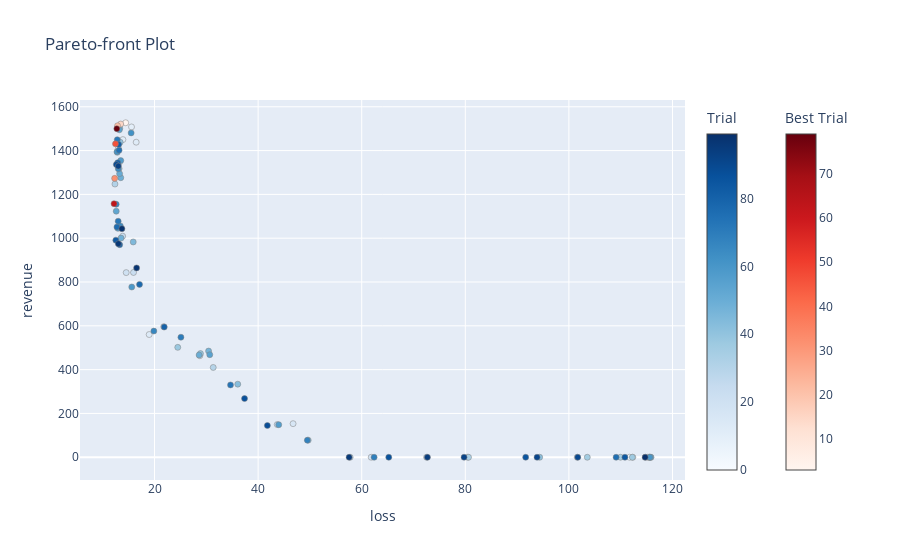

This figure's notebook cell:
### Markdown cell above
## Plot functions
Visualize the optimization history. See :func:`~optuna.visualization.plot_optimization_history` for the details.

### Code cell
optuna.visualization.plot_pareto_front(study, target_names=["loss", "revenue"])

### Figure 1 — Plotly figure (JSON) as saved in the notebook; plotly's stock layout.template omitted (floating-point values rounded to 4 significant figures)
{"data": [{"hovertemplate": "%{text}<extra>Trial</extra>", "marker": {"color": [0, 1, 2, 4, 5, 6, 7, 8, 9, 10, 11, 12, 13, 14, 16, 17, 18, 19, 20, 22, 23, 24, 25, 26, 27, 28, 29, 30, 31, 33, 34, 35, 36, 37, 38, 39, 40, 41, 42, 43, 44, 45, 47, 48, 49, 50, 51, 52, 53, 54, 55, 56, 57, 58, 59, 60, 61, 62, 64, 65, 66, 67, 68, 69, 70, 71, 72, 73, 74, 75, 76, 77, 78, 80, 81, 82, 83, 84, 85, 86, 87, 88, 89, 90, 91, 92, 93, 94, 95, 96, 97, 98, 99], "colorbar": {"title": {"text": "Trial"}}, "colorscale": [[0, "rgb(247,251,255)"], [0.125, "rgb(222,235,247)"], [0.25, "rgb(198,219,239)"], [0.375, "rgb(158,202,225)"], [0.5, "rgb(107,174,214)"], [0.625, "rgb(66,146,198)"], [0.75, "rgb(33,113,181)"], [0.875, "rgb(8,81,156)"], [1, "rgb(8,48,107)"]], "line": {"color": "Grey", "width": 0.5}}, "mode": "markers", "showlegend": false, "text": ["{<br>  \"number\": 0,<br>  \"values\": [<br>    80.47061575506926,<br>    0.0<br>  ],<br>  \"params\": {<br>    \"n_estimators\": 44,<br>    \"max_depth\": 12,<br>    \"learning_rate\": 0.008471801418819975<br>  }<br>}", "{<br>  \"number\": 1,<br>  \"values\": [<br>    115.64696277896796,<br>    0.0<br>  ],<br>  \"params\": {<br>    \"n_estimators\": 64,<br>    \"max_depth\": 4,<br>    \"learning_rate\": 4.207053950287933e-05<br>  }<br>}", "{<br>  \"number\": 2,<br>  \"values\": [<br>    111.70617708972051,<br>    0.0<br>  ],<br>  \"params\": {<br>    \"n_estimators\": 15,<br>    \"max_depth\": 11,<br>    \"learning_rate\": 0.002537815508265664<br>  }<br>}", "{<br>  \"number\": 4,<br>  \"values\": [<br>    115.44046084454098,<br>    0.0<br>  ],<br>  \"params\": {<br>    \"n_estimators\": 85,<br>    \"max_depth\": 5,<br>    \"learning_rate\": 5.3370327626039544e-05<br>  }<br>}", "{<br>  \"number\": 5,<br>  \"values\": [<br>    112.34108776400556,<br>    0.0<br>  ],<br>  \"params\": {<br>    \"n_estimators\": 26,<br>    \"max_depth\": 6,<br>    \"learning_rate\": 0.0012561043700013551<br>  }<br>}", "{<br>  \"number\": 6,<br>  \"values\": [<br>    101.60236217726437,<br>    0.0<br>  ],<br>  \"params\": {<br>    \"n_estimators\": 49,<br>    \"max_depth\": 5,<br>    \"learning_rate\": 0.0028016351587162596<br>  }<br>}", "{<br>  \"number\": 7,<br>  \"values\": [<br>    115.23033454780906,<br>    0.0<br>  ],<br>  \"params\": {<br>    \"n_estimators\": 22,<br>    \"max_depth\": 5,<br>    \"learning_rate\": 0.0002920433847181409<br>  }<br>}", "{<br>  \"number\": 8,<br>  \"values\": [<br>    115.58369262140745,<br>    0.0<br>  ],<br>  \"params\": {<br>    \"n_estimators\": 51,<br>    \"max_depth\": 10,<br>    \"learning_rate\": 6.290644294586152e-05<br>  }<br>}", "{<br>  \"number\": 9,<br>  \"values\": [<br>    115.84951445733383,<br>    0.0<br>  ],<br>  \"params\": {<br>    \"n_estimators\": 56,<br>    \"max_depth\": 8,<br>    \"learning_rate\": 1.5339162591163613e-05<br>  }<br>}", "{<br>  \"number\": 10,<br>  \"values\": [<br>    15.557313392742333,<br>    1507.84<br>  ],<br>  \"params\": {<br>    \"n_estimators\": 98,<br>    \"max_depth\": 3,<br>    \"learning_rate\": 0.0755350364558321<br>  }<br>}", "{<br>  \"number\": 11,<br>  \"values\": [<br>    13.9,<br>    1450.11<br>  ],<br>  \"params\": {<br>    \"n_estimators\": 94,<br>    \"max_depth\": 3,<br>    \"learning_rate\": 0.05463069525841641<br>  }<br>}", "{<br>  \"number\": 12,<br>  \"values\": [<br>    16.461470165206997,<br>    1438.28<br>  ],<br>  \"params\": {<br>    \"n_estimators\": 76,<br>    \"max_depth\": 3,<br>    \"learning_rate\": 0.08534050680765477<br>  }<br>}", "{<br>  \"number\": 13,<br>  \"values\": [<br>    18.96997627831938,<br>    560.2<br>  ],<br>  \"params\": {<br>    \"n_estimators\": 100,<br>    \"max_depth\": 7,<br>    \"learning_rate\": 0.020029292305421484<br>  }<br>}", "{<br>  \"number\": 14,<br>  \"values\": [<br>    21.77245966812202,<br>    596.08<br>  ],<br>  \"params\": {<br>    \"n_estimators\": 80,<br>    \"max_depth\": 3,<br>    \"learning_rate\": 0.022803610684976973<br>  }<br>}", "{<br>  \"number\": 16,<br>  \"values\": [<br>    46.75221919866478,<br>    153.29<br>  ],<br>  \"params\": {<br>    \"n_estimators\": 64,<br>    \"max_depth\": 9,<br>    \"learning_rate\": 0.014651339401605784<br>  }<br>}", "{<br>  \"number\": 17,<br>  \"values\": [<br>    28.750478256891657,<br>    463.29<br>  ],<br>  \"params\": {<br>    \"n_estimators\": 38,<br>    \"max_depth\": 9,<br>    \"learning_rate\": 0.03827324463202244<br>  }<br>}", "{<br>  \"number\": 18,<br>  \"values\": [<br>    13.014991356124675,<br>    1410.28<br>  ],<br>  \"params\": {<br>    \"n_estimators\": 67,<br>    \"max_depth\": 8,<br>    \"learning_rate\": 0.09620219841580835<br>  }<br>}", "{<br>  \"number\": 19,<br>  \"values\": [<br>    61.83178794115532,<br>    0.0<br>  ],<br>  \"params\": {<br>    \"n_estimators\": 68,<br>    \"max_depth\": 8,<br>    \"learning_rate\": 0.009481986025878008<br>  }<br>}", "{<br>  \"number\": 20,<br>  \"values\": [<br>    14.535473848485298,<br>    842.85<br>  ],<br>  \"params\": {<br>    \"n_estimators\": 88,<br>    \"max_depth\": 10,<br>    \"learning_rate\": 0.030444080369839806<br>  }<br>}", "{<br>  \"number\": 22,<br>  \"values\": [<br>    13.155227098001767,<br>    1342.44<br>  ],<br>  \"params\": {<br>    \"n_estimators\": 76,<br>    \"max_depth\": 7,<br>    \"learning_rate\": 0.0965110419272929<br>  }<br>}", "{<br>  \"number\": 23,<br>  \"values\": [<br>    15.946472964263915,<br>    843.52<br>  ],<br>  \"params\": {<br>    \"n_estimators\": 60,<br>    \"max_depth\": 12,<br>    \"learning_rate\": 0.03900939428596652<br>  }<br>}", "{<br>  \"number\": 24,<br>  \"values\": [<br>    72.52503016200683,<br>    0.0<br>  ],<br>  \"params\": {<br>    \"n_estimators\": 73,<br>    \"max_depth\": 6,<br>    \"learning_rate\": 0.006602498791787777<br>  }<br>}", "{<br>  \"number\": 25,<br>  \"values\": [<br>    13.84882666510055,<br>    1009.25<br>  ],<br>  \"params\": {<br>    \"n_estimators\": 85,<br>    \"max_depth\": 10,<br>    \"learning_rate\": 0.03522581540171949<br>  }<br>}", "{<br>  \"number\": 26,<br>  \"values\": [<br>    43.6950798145512,<br>    149.21<br>  ],<br>  \"params\": {<br>    \"n_estimators\": 71,<br>    \"max_depth\": 6,<br>    \"learning_rate\": 0.014142137107682393<br>  }<br>}", "{<br>  \"number\": 27,<br>  \"values\": [<br>    13.163586137523467,<br>    1317.33<br>  ],<br>  \"params\": {<br>    \"n_estimators\": 91,<br>    \"max_depth\": 9,<br>    \"learning_rate\": 0.05081127676968495<br>  }<br>}", "{<br>  \"number\": 28,<br>  \"values\": [<br>    114.77164283916127,<br>    0.0<br>  ],<br>  \"params\": {<br>    \"n_estimators\": 39,<br>    \"max_depth\": 4,<br>    \"learning_rate\": 0.00027165312405418837<br>  }<br>}", "{<br>  \"number\": 29,<br>  \"values\": [<br>    57.770494199028626,<br>    0.0<br>  ],<br>  \"params\": {<br>    \"n_estimators\": 82,<br>    \"max_depth\": 11,<br>    \"learning_rate\": 0.008718787272540666<br>  }<br>}", "{<br>  \"number\": 30,<br>  \"values\": [<br>    31.336400559094212,<br>    409.9<br>  ],<br>  \"params\": {<br>    \"n_estimators\": 58,<br>    \"max_depth\": 12,<br>    \"learning_rate\": 0.023498525410142086<br>  }<br>}", "{<br>  \"number\": 31,<br>  \"values\": [<br>    12.363656417096037,<br>    1247.19<br>  ],<br>  \"params\": {<br>    \"n_estimators\": 94,<br>    \"max_depth\": 4,<br>    \"learning_rate\": 0.053366323016524844<br>  }<br>}", "{<br>  \"number\": 33,<br>  \"values\": [<br>    80.62387983717976,<br>    0.0<br>  ],<br>  \"params\": {<br>    \"n_estimators\": 77,<br>    \"max_depth\": 7,<br>    \"learning_rate\": 0.004841142533753913<br>  }<br>}", "{<br>  \"number\": 34,<br>  \"values\": [<br>    49.67333288596609,<br>    78.04<br>  ],<br>  \"params\": {<br>    \"n_estimators\": 63,<br>    \"max_depth\": 5,<br>    \"learning_rate\": 0.013920213020850402<br>  }<br>}", "{<br>  \"number\": 35,<br>  \"values\": [<br>    109.9621753149691,<br>    0.0<br>  ],<br>  \"params\": {<br>    \"n_estimators\": 13,<br>    \"max_depth\": 6,<br>    \"learning_rate\": 0.004208965226152581<br>  }<br>}", "{<br>  \"number\": 36,<br>  \"values\": [<br>    103.54931192431941,<br>    0.0<br>  ],<br>  \"params\": {<br>    \"n_estimators\": 71,<br>    \"max_depth\": 4,<br>    \"learning_rate\": 0.0016561931143561387<br>  }<br>}", "{<br>  \"number\": 37,<br>  \"values\": [<br>    112.24842983311615,<br>    0.0<br>  ],<br>  \"params\": {<br>    \"n_estimators\": 46,<br>    \"max_depth\": 11,<br>    \"learning_rate\": 0.0007209840121543492<br>  }<br>}", "{<br>  \"number\": 38,<br>  \"values\": [<br>    24.48918128480411,<br>    501.71<br>  ],<br>  \"params\": {<br>    \"n_estimators\": 29,<br>    \"max_depth\": 5,<br>    \"learning_rate\": 0.0566507862302457<br>  }<br>}", "{<br>  \"number\": 39,<br>  \"values\": [<br>    28.868148537791612,<br>    473.41<br>  ],<br>  \"params\": {<br>    \"n_estimators\": 52,<br>    \"max_depth\": 7,<br>    \"learning_rate\": 0.0277913414749386<br>  }<br>}", "{<br>  \"number\": 40,<br>  \"values\": [<br>    13.369367973094315,<br>    1438.37<br>  ],<br>  \"params\": {<br>    \"n_estimators\": 82,<br>    \"max_depth\": 6,<br>    \"learning_rate\": 0.09658318826868315<br>  }<br>}", "{<br>  \"number\": 41,<br>  \"values\": [<br>    13.293983601614679,<br>    1502.09<br>  ],<br>  \"params\": {<br>    \"n_estimators\": 81,<br>    \"max_depth\": 6,<br>    \"learning_rate\": 0.09446493189215978<br>  }<br>}", "{<br>  \"number\": 42,<br>  \"values\": [<br>    94.3541202068039,<br>    0.0<br>  ],<br>  \"params\": {<br>    \"n_estimators\": 86,<br>    \"max_depth\": 8,<br>    \"learning_rate\": 0.0024435475662171404<br>  }<br>}", "{<br>  \"number\": 43,<br>  \"values\": [<br>    36.06965483616388,<br>    333.64<br>  ],<br>  \"params\": {<br>    \"n_estimators\": 20,<br>    \"max_depth\": 5,<br>    \"learning_rate\": 0.05969664880556306<br>  }<br>}", "{<br>  \"number\": 44,<br>  \"values\": [<br>    12.811323116680805,<br>    1392.0<br>  ],<br>  \"params\": {<br>    \"n_estimators\": 68,<br>    \"max_depth\": 6,<br>    \"learning_rate\": 0.06312735607957173<br>  }<br>}", "{<br>  \"number\": 45,<br>  \"values\": [<br>    15.891192529196793,<br>    982.81<br>  ],<br>  \"params\": {<br>    \"n_estimators\": 66,<br>    \"max_depth\": 4,<br>    \"learning_rate\": 0.03705410693428775<br>  }<br>}", "{<br>  \"number\": 47,<br>  \"values\": [<br>    30.438298244152875,<br>    484.75<br>  ],<br>  \"params\": {<br>    \"n_estimators\": 74,<br>    \"max_depth\": 7,<br>    \"learning_rate\": 0.01889302787525176<br>  }<br>}", "{<br>  \"number\": 48,<br>  \"values\": [<br>    13.534770038681854,<br>    1000.43<br>  ],<br>  \"params\": {<br>    \"n_estimators\": 61,<br>    \"max_depth\": 9,<br>    \"learning_rate\": 0.04943972687608403<br>  }<br>}", "{<br>  \"number\": 49,<br>  \"values\": [<br>    13.485918581987658,<br>    1276.06<br>  ],<br>  \"params\": {<br>    \"n_estimators\": 79,<br>    \"max_depth\": 8,<br>    \"learning_rate\": 0.07137905561398326<br>  }<br>}", "{<br>  \"number\": 50,<br>  \"values\": [<br>    28.609613768801562,<br>    466.77<br>  ],<br>  \"params\": {<br>    \"n_estimators\": 56,<br>    \"max_depth\": 7,<br>    \"learning_rate\": 0.02614735213869446<br>  }<br>}", "{<br>  \"number\": 51,<br>  \"values\": [<br>    13.25971342073425,<br>    1294.7<br>  ],<br>  \"params\": {<br>    \"n_estimators\": 89,<br>    \"max_depth\": 8,<br>    \"learning_rate\": 0.0790396071027275<br>  }<br>}", "{<br>  \"number\": 52,<br>  \"values\": [<br>    115.80742635945245,<br>    0.0<br>  ],<br>  \"params\": {<br>    \"n_estimators\": 71,<br>    \"max_depth\": 7,<br>    \"learning_rate\": 1.7371193459859643e-05<br>  }<br>}", "{<br>  \"number\": 53,<br>  \"values\": [<br>    12.609123680890754,<br>    1123.22<br>  ],<br>  \"params\": {<br>    \"n_estimators\": 82,<br>    \"max_depth\": 7,<br>    \"learning_rate\": 0.04242119554089315<br>  }<br>}", "{<br>  \"number\": 54,<br>  \"values\": [<br>    13.206059215375342,<br>    1494.75<br>  ],<br>  \"params\": {<br>    \"n_estimators\": 78,<br>    \"max_depth\": 6,<br>    \"learning_rate\": 0.09427890123119917<br>  }<br>}", "{<br>  \"number\": 55,<br>  \"values\": [<br>    30.667246371332396,<br>    468.33<br>  ],<br>  \"params\": {<br>    \"n_estimators\": 76,<br>    \"max_depth\": 3,<br>    \"learning_rate\": 0.01829784716284382<br>  }<br>}", "{<br>  \"number\": 56,<br>  \"values\": [<br>    12.934450123604018,<br>    1044.97<br>  ],<br>  \"params\": {<br>    \"n_estimators\": 85,<br>    \"max_depth\": 5,<br>    \"learning_rate\": 0.03843804082717782<br>  }<br>}", "{<br>  \"number\": 57,<br>  \"values\": [<br>    43.98272388108767,<br>    148.48<br>  ],<br>  \"params\": {<br>    \"n_estimators\": 94,<br>    \"max_depth\": 8,<br>    \"learning_rate\": 0.010657459116544813<br>  }<br>}", "{<br>  \"number\": 58,<br>  \"values\": [<br>    13.485177047410241,<br>    1354.16<br>  ],<br>  \"params\": {<br>    \"n_estimators\": 73,<br>    \"max_depth\": 9,<br>    \"learning_rate\": 0.07282794908538742<br>  }<br>}", "{<br>  \"number\": 59,<br>  \"values\": [<br>    15.608971779076288,<br>    777.04<br>  ],<br>  \"params\": {<br>    \"n_estimators\": 78,<br>    \"max_depth\": 6,<br>    \"learning_rate\": 0.029928728295676665<br>  }<br>}", "{<br>  \"number\": 60,<br>  \"values\": [<br>    115.62867291463652,<br>    0.0<br>  ],<br>  \"params\": {<br>    \"n_estimators\": 36,<br>    \"max_depth\": 8,<br>    \"learning_rate\": 7.811352829507429e-05<br>  }<br>}", "{<br>  \"number\": 61,<br>  \"values\": [<br>    12.766362050325847,<br>    1395.2<br>  ],<br>  \"params\": {<br>    \"n_estimators\": 67,<br>    \"max_depth\": 6,<br>    \"learning_rate\": 0.0642861667947642<br>  }<br>}", "{<br>  \"number\": 62,<br>  \"values\": [<br>    15.489996772110702,<br>    1480.7<br>  ],<br>  \"params\": {<br>    \"n_estimators\": 69,<br>    \"max_depth\": 3,<br>    \"learning_rate\": 0.06641306315852197<br>  }<br>}", "{<br>  \"number\": 64,<br>  \"values\": [<br>    13.017296186228537,<br>    1316.66<br>  ],<br>  \"params\": {<br>    \"n_estimators\": 64,<br>    \"max_depth\": 7,<br>    \"learning_rate\": 0.09861653030230513<br>  }<br>}", "{<br>  \"number\": 65,<br>  \"values\": [<br>    13.404103849194842,<br>    1055.95<br>  ],<br>  \"params\": {<br>    \"n_estimators\": 75,<br>    \"max_depth\": 7,<br>    \"learning_rate\": 0.03898225730531017<br>  }<br>}", "{<br>  \"number\": 66,<br>  \"values\": [<br>    19.873600579663464,<br>    576.0<br>  ],<br>  \"params\": {<br>    \"n_estimators\": 85,<br>    \"max_depth\": 8,<br>    \"learning_rate\": 0.02275662259022062<br>  }<br>}", "{<br>  \"number\": 67,<br>  \"values\": [<br>    12.602777471652827,<br>    1155.13<br>  ],<br>  \"params\": {<br>    \"n_estimators\": 79,<br>    \"max_depth\": 7,<br>    \"learning_rate\": 0.0472499181236359<br>  }<br>}", "{<br>  \"number\": 68,<br>  \"values\": [<br>    49.505858239202354,<br>    77.88<br>  ],<br>  \"params\": {<br>    \"n_estimators\": 72,<br>    \"max_depth\": 5,<br>    \"learning_rate\": 0.012230238203775105<br>  }<br>}", "{<br>  \"number\": 69,<br>  \"values\": [<br>    62.39415036684128,<br>    0.0<br>  ],<br>  \"params\": {<br>    \"n_estimators\": 90,<br>    \"max_depth\": 10,<br>    \"learning_rate\": 0.007060348072677947<br>  }<br>}", "{<br>  \"number\": 70,<br>  \"values\": [<br>    25.099402383323792,<br>    547.93<br>  ],<br>  \"params\": {<br>    \"n_estimators\": 52,<br>    \"max_depth\": 7,<br>    \"learning_rate\": 0.031050303351920362<br>  }<br>}", "{<br>  \"number\": 71,<br>  \"values\": [<br>    12.806248474865697,<br>    1449.5<br>  ],<br>  \"params\": {<br>    \"n_estimators\": 69,<br>    \"max_depth\": 6,<br>    \"learning_rate\": 0.0763610968258509<br>  }<br>}", "{<br>  \"number\": 72,<br>  \"values\": [<br>    12.984991336154215,<br>    1077.47<br>  ],<br>  \"params\": {<br>    \"n_estimators\": 76,<br>    \"max_depth\": 4,<br>    \"learning_rate\": 0.04698076510999974<br>  }<br>}", "{<br>  \"number\": 73,<br>  \"values\": [<br>    34.67578405746581,<br>    330.07<br>  ],<br>  \"params\": {<br>    \"n_estimators\": 70,<br>    \"max_depth\": 6,<br>    \"learning_rate\": 0.01788640272606027<br>  }<br>}", "{<br>  \"number\": 74,<br>  \"values\": [<br>    13.156367279762298,<br>    1401.63<br>  ],<br>  \"params\": {<br>    \"n_estimators\": 83,<br>    \"max_depth\": 8,<br>    \"learning_rate\": 0.07710200964179474<br>  }<br>}", "{<br>  \"number\": 75,<br>  \"values\": [<br>    109.11333557361354,<br>    0.0<br>  ],<br>  \"params\": {<br>    \"n_estimators\": 65,<br>    \"max_depth\": 7,<br>    \"learning_rate\": 0.0009594503484450538<br>  }<br>}", "{<br>  \"number\": 76,<br>  \"values\": [<br>    12.74833322438663,<br>    1050.75<br>  ],<br>  \"params\": {<br>    \"n_estimators\": 60,<br>    \"max_depth\": 6,<br>    \"learning_rate\": 0.0534035917126705<br>  }<br>}", "{<br>  \"number\": 77,<br>  \"values\": [<br>    17.10672382427448,<br>    789.13<br>  ],<br>  \"params\": {<br>    \"n_estimators\": 74,<br>    \"max_depth\": 9,<br>    \"learning_rate\": 0.03067055600861421<br>  }<br>}", "{<br>  \"number\": 78,<br>  \"values\": [<br>    13.272528018429647,<br>    970.48<br>  ],<br>  \"params\": {<br>    \"n_estimators\": 28,<br>    \"max_depth\": 11,<br>    \"learning_rate\": 0.09991826534598172<br>  }<br>}", "{<br>  \"number\": 80,<br>  \"values\": [<br>    21.87921387984495,<br>    594.48<br>  ],<br>  \"params\": {<br>    \"n_estimators\": 79,<br>    \"max_depth\": 3,<br>    \"learning_rate\": 0.023092798486268683<br>  }<br>}", "{<br>  \"number\": 81,<br>  \"values\": [<br>    12.896898852049667,<br>    1344.69<br>  ],<br>  \"params\": {<br>    \"n_estimators\": 77,<br>    \"max_depth\": 7,<br>    \"learning_rate\": 0.07942564020683916<br>  }<br>}", "{<br>  \"number\": 82,<br>  \"values\": [<br>    13.085106037017812,<br>    1428.13<br>  ],<br>  \"params\": {<br>    \"n_estimators\": 98,<br>    \"max_depth\": 12,<br>    \"learning_rate\": 0.06353994983302413<br>  }<br>}", "{<br>  \"number\": 83,<br>  \"values\": [<br>    12.532757078951143,<br>    991.09<br>  ],<br>  \"params\": {<br>    \"n_estimators\": 87,<br>    \"max_depth\": 4,<br>    \"learning_rate\": 0.03979365573467901<br>  }<br>}", "{<br>  \"number\": 84,<br>  \"values\": [<br>    110.81683085163553,<br>    0.0<br>  ],<br>  \"params\": {<br>    \"n_estimators\": 81,<br>    \"max_depth\": 6,<br>    \"learning_rate\": 0.000577612723523854<br>  }<br>}", "{<br>  \"number\": 85,<br>  \"values\": [<br>    91.65778744874872,<br>    0.0<br>  ],<br>  \"params\": {<br>    \"n_estimators\": 69,<br>    \"max_depth\": 7,<br>    \"learning_rate\": 0.003491603656466066<br>  }<br>}", "{<br>  \"number\": 86,<br>  \"values\": [<br>    65.22537849641043,<br>    0.0<br>  ],<br>  \"params\": {<br>    \"n_estimators\": 84,<br>    \"max_depth\": 3,<br>    \"learning_rate\": 0.006997227707187368<br>  }<br>}", "{<br>  \"number\": 87,<br>  \"values\": [<br>    37.38141249337697,<br>    267.97<br>  ],<br>  \"params\": {<br>    \"n_estimators\": 73,<br>    \"max_depth\": 8,<br>    \"learning_rate\": 0.01606004023626583<br>  }<br>}", "{<br>  \"number\": 88,<br>  \"values\": [<br>    41.79066881494002,<br>    144.83<br>  ],<br>  \"params\": {<br>    \"n_estimators\": 20,<br>    \"max_depth\": 6,<br>    \"learning_rate\": 0.051676551043695375<br>  }<br>}", "{<br>  \"number\": 89,<br>  \"values\": [<br>    12.631310304160849,<br>    1336.21<br>  ],<br>  \"params\": {<br>    \"n_estimators\": 80,<br>    \"max_depth\": 8,<br>    \"learning_rate\": 0.08050115373136182<br>  }<br>}", "{<br>  \"number\": 90,<br>  \"values\": [<br>    101.71160209140352,<br>    0.0<br>  ],<br>  \"params\": {<br>    \"n_estimators\": 10,<br>    \"max_depth\": 7,<br>    \"learning_rate\": 0.013367037116819212<br>  }<br>}", "{<br>  \"number\": 91,<br>  \"values\": [<br>    93.84838837188416,<br>    0.0<br>  ],<br>  \"params\": {<br>    \"n_estimators\": 93,<br>    \"max_depth\": 7,<br>    \"learning_rate\": 0.0023315979728814563<br>  }<br>}", "{<br>  \"number\": 92,<br>  \"values\": [<br>    79.75775824332075,<br>    0.0<br>  ],<br>  \"params\": {<br>    \"n_estimators\": 72,<br>    \"max_depth\": 4,<br>    \"learning_rate\": 0.005407021569635203<br>  }<br>}", "{<br>  \"number\": 93,<br>  \"values\": [<br>    13.005767951182275,<br>    1329.05<br>  ],<br>  \"params\": {<br>    \"n_estimators\": 62,<br>    \"max_depth\": 11,<br>    \"learning_rate\": 0.057860116056135814<br>  }<br>}", "{<br>  \"number\": 94,<br>  \"values\": [<br>    72.6887886816117,<br>    0.0<br>  ],<br>  \"params\": {<br>    \"n_estimators\": 42,<br>    \"max_depth\": 7,<br>    \"learning_rate\": 0.01136885008729929<br>  }<br>}", "{<br>  \"number\": 95,<br>  \"values\": [<br>    57.56952318718646,<br>    0.0<br>  ],<br>  \"params\": {<br>    \"n_estimators\": 77,<br>    \"max_depth\": 5,<br>    \"learning_rate\": 0.009395580343696513<br>  }<br>}", "{<br>  \"number\": 96,<br>  \"values\": [<br>    13.0161438221925,<br>    974.91<br>  ],<br>  \"params\": {<br>    \"n_estimators\": 35,<br>    \"max_depth\": 8,<br>    \"learning_rate\": 0.08397402947956713<br>  }<br>}", "{<br>  \"number\": 97,<br>  \"values\": [<br>    16.54206758540177,<br>    864.39<br>  ],<br>  \"params\": {<br>    \"n_estimators\": 67,<br>    \"max_depth\": 9,<br>    \"learning_rate\": 0.03417910280848252<br>  }<br>}", "{<br>  \"number\": 98,<br>  \"values\": [<br>    13.710215169719255,<br>    1043.35<br>  ],<br>  \"params\": {<br>    \"n_estimators\": 75,<br>    \"max_depth\": 10,<br>    \"learning_rate\": 0.04582277171803278<br>  }<br>}", "{<br>  \"number\": 99,<br>  \"values\": [<br>    114.7166945130481,<br>    0.0<br>  ],<br>  \"params\": {<br>    \"n_estimators\": 70,<br>    \"max_depth\": 6,<br>    \"learning_rate\": 0.00015751239887407706<br>  }<br>}"], "type": "scatter", "x": [80.47, 115.6, 111.7, 115.4, 112.3, 101.6, 115.2, 115.6, 115.8, 15.56, 13.9, 16.46, 18.97, 21.77, 46.75, 28.75, 13.01, 61.83, 14.54, 13.16, 15.95, 72.53, 13.85, 43.7, 13.16, 114.8, 57.77, 31.34, 12.36, 80.62, 49.67, 110.0, 103.5, 112.2, 24.49, 28.87, 13.37, 13.29, 94.35, 36.07, 12.81, 15.89, 30.44, 13.53, 13.49, 28.61, 13.26, 115.8, 12.61, 13.21, 30.67, 12.93, 43.98, 13.49, 15.61, 115.6, 12.77, 15.49, 13.02, 13.4, 19.87, 12.6, 49.51, 62.39, 25.1, 12.81, 12.98, 34.68, 13.16, 109.1, 12.75, 17.11, 13.27, 21.88, 12.9, 13.09, 12.53, 110.8, 91.66, 65.23, 37.38, 41.79, 12.63, 101.7, 93.85, 79.76, 13.01, 72.69, 57.57, 13.02, 16.54, 13.71, 114.7], "y": [0, 0, 0, 0, 0, 0, 0, 0, 0, 1508.0, 1450.0, 1438.0, 560.2, 596.1, 153.3, 463.3, 1410.0, 0, 842.9, 1342.0, 843.5, 0, 1009.0, 149.2, 1317.0, 0, 0, 409.9, 1247.0, 0, 78.04, 0, 0, 0, 501.7, 473.4, 1438.0, 1502.0, 0, 333.6, 1392, 982.8, 484.8, 1000.0, 1276.0, 466.8, 1295.0, 0, 1123.0, 1495.0, 468.3, 1045.0, 148.5, 1354.0, 777.0, 0, 1395.0, 1481.0, 1317.0, 1056.0, 576, 1155.0, 77.88, 0, 547.9, 1450.0, 1077.0, 330.1, 1402.0, 0, 1051.0, 789.1, 970.5, 594.5, 1345.0, 1428.0, 991.1, 0, 0, 0, 268.0, 144.8, 1336.0, 0, 0, 0, 1329.0, 0, 0, 974.9, 864.4, 1043.0, 0]}, {"hovertemplate": "%{text}<extra>Best Trial</extra>", "marker": {"color": [3, 15, 21, 32, 46, 63, 79], "colorbar": {"title": {"text": "Best Trial"}, "x": 1.1, "xpad": 40}, "colorscale": [[0, "rgb(255,245,240)"], [0.125, "rgb(254,224,210)"], [0.25, "rgb(252,187,161)"], [0.375, "rgb(252,146,114)"], [0.5, "rgb(251,106,74)"], [0.625, "rgb(239,59,44)"], [0.75, "rgb(203,24,29)"], [0.875, "rgb(165,15,21)"], [1, "rgb(103,0,13)"]], "line": {"color": "Grey", "width": 0.5}}, "mode": "markers", "showlegend": false, "text": ["{<br>  \"number\": 3,<br>  \"values\": [<br>    14.438143925034131,<br>    1527.02<br>  ],<br>  \"params\": {<br>    \"n_estimators\": 74,<br>    \"max_depth\": 3,<br>    \"learning_rate\": 0.07579479953348005<br>  }<br>}", "{<br>  \"number\": 15,<br>  \"values\": [<br>    13.474791278531924,<br>    1521.14<br>  ],<br>  \"params\": {<br>    \"n_estimators\": 71,<br>    \"max_depth\": 9,<br>    \"learning_rate\": 0.09828956659317431<br>  }<br>}", "{<br>  \"number\": 21,<br>  \"values\": [<br>    12.864680330268607,<br>    1513.2<br>  ],<br>  \"params\": {<br>    \"n_estimators\": 73,<br>    \"max_depth\": 7,<br>    \"learning_rate\": 0.09922747841342926<br>  }<br>}", "{<br>  \"number\": 32,<br>  \"values\": [<br>    12.305283418109473,<br>    1273.13<br>  ],<br>  \"params\": {<br>    \"n_estimators\": 79,<br>    \"max_depth\": 4,<br>    \"learning_rate\": 0.05790121705990009<br>  }<br>}", "{<br>  \"number\": 46,<br>  \"values\": [<br>    12.463948010161147,<br>    1430.8<br>  ],<br>  \"params\": {<br>    \"n_estimators\": 76,<br>    \"max_depth\": 7,<br>    \"learning_rate\": 0.06863820623026609<br>  }<br>}", "{<br>  \"number\": 63,<br>  \"values\": [<br>    12.179490958164056,<br>    1157.61<br>  ],<br>  \"params\": {<br>    \"n_estimators\": 74,<br>    \"max_depth\": 7,<br>    \"learning_rate\": 0.05031425985747941<br>  }<br>}", "{<br>  \"number\": 79,<br>  \"values\": [<br>    12.726743495490117,<br>    1499.89<br>  ],<br>  \"params\": {<br>    \"n_estimators\": 79,<br>    \"max_depth\": 7,<br>    \"learning_rate\": 0.07564817529479397<br>  }<br>}"], "type": "scatter", "x": [14.44, 13.47, 12.86, 12.31, 12.46, 12.18, 12.73], "y": [1527.0, 1521.0, 1513.0, 1273.0, 1431.0, 1158.0, 1500.0]}], "layout": {"title": {"text": "Pareto-front Plot"}, "xaxis": {"title": {"text": "loss"}}, "yaxis": {"title": {"text": "revenue"}}}}
